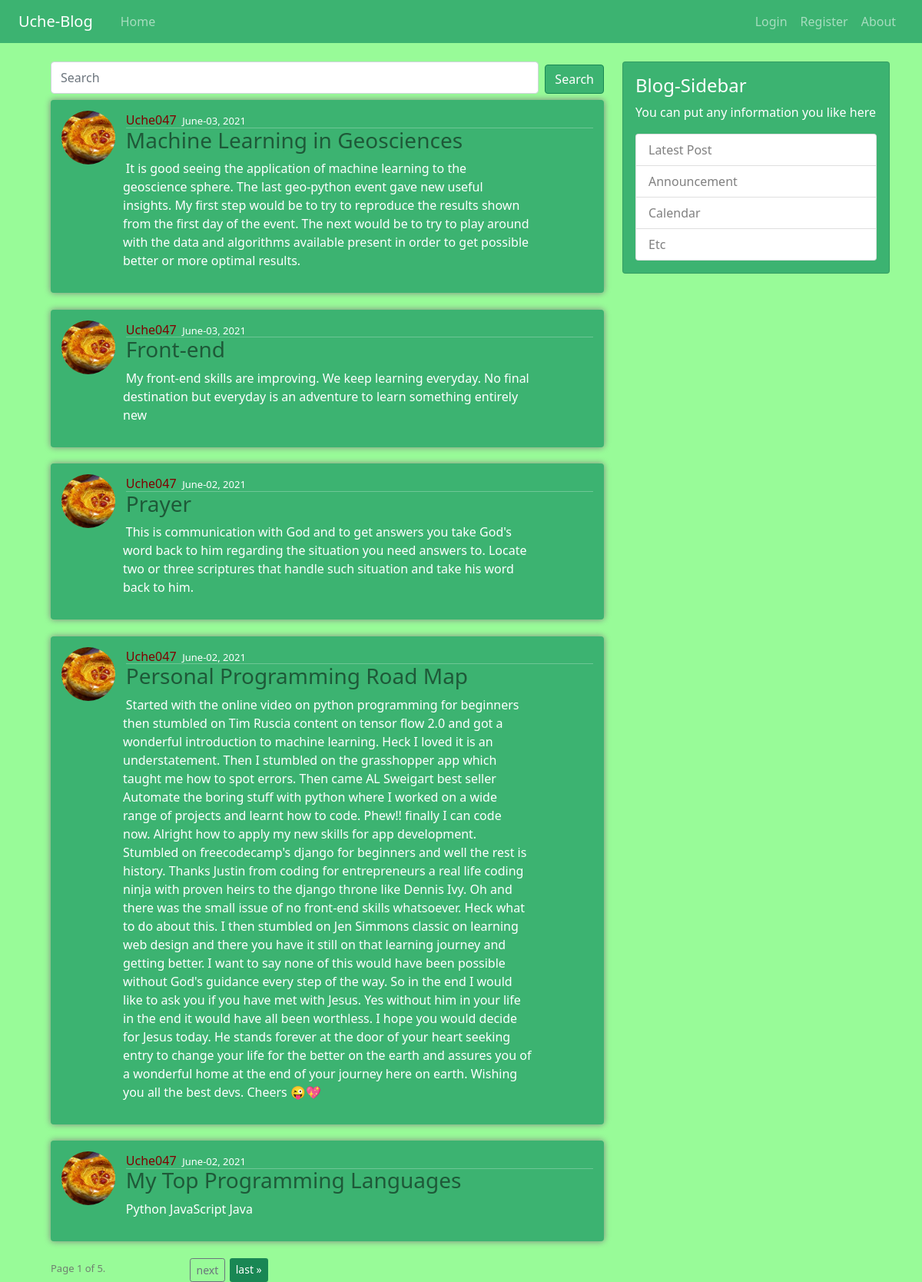
The page /user/Uche047/ on the database its author committed.
### blog/models.py (models this page shows, shortened)
class Post(models.Model):
    title = models.CharField(max_length=120)
    content = models.TextField()
    date_posted = models.DateTimeField(default=timezone.now)
    author = models.ForeignKey(User, on_delete=models.CASCADE)

### users/models.py (models this page shows, shortened)
class UserProfile(models.Model):
	user = models.OneToOneField(User, on_delete=models.CASCADE)
	image = models.ImageField(default='default.jpg', upload_to='profile_images')

### blog/views.py (the view)
# urls.py: path('user/<str:username>/', views.UserPostListView.as_view(), name='user-posts'),
class UserPostListView(generic.ListView):
	paginate_by = 5
	template_name = 'blog/user_posts.html'
	def get_queryset(self,*args, **kwargs):
		user = get_object_or_404(User, username=self.kwargs['username'])
		search = self.request.GET.get('search')
		if True:
			if search:
				return Post.objects.filter(title__icontains=search).order_by('-pk')
			return Post.objects.filter(author=user).order_by('-pk')

### blog/templates/blog/user_posts.html (shortened to what this page needs)
{% extends 'blog/base.html' %}
{% block content %}
<div class="container">
    <div class="row">
        <div class="col-md-8">
            <form class="d-flex mb-2" >
                <input class="form-control me-2" type="search" placeholder="Search" aria-label="Search" name="search">
                <button class="btn btn-success" type="submit" style="background-color: mediumseagreen">Search</button>
            </form>
            <article>
                {% for post in page_obj %}
                <div class="box-element profile-container">
                    <img src="{{post.author.userprofile.image.url}}" id="profile-pic" class="rounded-circle small">
                    <a style="color: maroon" href="{% url 'user-posts' post.author %}">{{post.author}}</a>
                    <small style="color: white">{{post.date_posted|date:"F-d, Y"}}</small>
                    <hr style="margin-top: -0.35%;">
                    <h3 style='margin-top:-2.5%;'><a href="{% url 'post-detail' post.id %}">{{post.title}}</a> </h3>
                    <p id="unique">{{post.content}}</p>
                </div>
                {% endfor %}
            </article>
        </div>
        <div class="col-md-4">
                  <div class="card" id="hide">
                    <div class="card-body">
                      <h4 class="card-title">Blog-Sidebar</h4>
                      <p class="card-text">You can put any information you like here</p>
                      <ul class="list-group ">
                        <li class="list-group-item list-group-item-flush">Latest Post</li>
                        <li class="list-group-item">Announcement</li>
                        <li class="list-group-item">Calendar</li>
                        <li class="list-group-item">Etc</li>
                      </ul>
                    </div>
                  </div>
        </div>
    </div>
    <div style="display:flex;">
    <div class="current" style="margin-right: 10%;">
        <small>Page {{ page_obj.number }} of {{ page_obj.paginator.num_pages }}.</small>
    </div>
    {% if page_obj.has_next %}
        <a class='btn btn-outline-secondary btn-sm' href="?page={{ page_obj.next_page_number }}">next</a>
        <a  class='btn-success btn-sm' href="?page={{ page_obj.paginator.num_pages }}">last &raquo;</a>
    {% endif %}
</div>
</div>
{% endblock content %}

### static/css/main.css (style rules this page uses)
a { text-decoration: none; margin-right:0.5%; }
small { font-size: small; color: rgba(105, 105, 105, 0.849) ; }
h3 a { color:rgba(0, 0, 0, 0.5); }
.box-element { border-radius:4px; padding:14px; box-shadow: 0 0 8px gray; margin-bottom: 3%; background-color: mediumseagreen; color:white; }
.card { background-color: mediumseagreen; color:white; }
.list-group { color: rgba(105, 105, 105, 0.849) ; }
button { margin-top: 0.6%; }
#profile-pic { float:left; height:5em; width: 5em; border-radius: 50%; margin-right:2%; margin-bottom:2%; }
@media screen and (min-width: 770px) { #unique { margin-left:5em; margin-right:5em; color: white; } }

### rows shown on the page
Post: author.userprofile.image (picture), author "Uche047", date_posted "June-03, 2021", title "Machine Learning in Geosciences", content "It is good seeing the application of machine learning to the geoscience sphere. The last geo-python event gave new useful insights. My first step would be to try to reproduce the results shown from the first day of the event. The next would be to try to play around with the data and algorithms available present in order to get possible better or more optimal results."
Post: author.userprofile.image (picture), author "Uche047", date_posted "June-03, 2021", title "Front-end", content "My front-end skills are improving. We keep learning everyday. No final destination but everyday is an adventure to learn something entirely new"
Post: author.userprofile.image (picture), author "Uche047", date_posted "June-02, 2021", title "Prayer", content "This is communication with God and to get answers you take God's word back to him regarding the situation you need answers to. Locate two or three scriptures that handle such situation and take his word back to him."
Post: author.userprofile.image (picture), author "Uche047", date_posted "June-02, 2021", title "Personal Programming Road Map", content "Started with the online video on python programming for beginners then stumbled on Tim Ruscia content on tensor flow 2.0 and got a wonderful introduction to machine learning. Heck I loved it is an understatement. Then I stumbled on the grasshopper app which taught me how to spot errors. Then came AL Sweigart best seller Automate the boring stuff with python where I worked on a wide range of projects and learnt how to code. Phew!! finally I can code now. Alright how to apply my new skills for app development. Stumbled on freecodecamp's django for beginners and well the rest is history. Thanks Justin from coding for entrepreneurs a real life coding ninja with proven heirs to the django throne…"
Post: author.userprofile.image (picture), author "Uche047", date_posted "June-02, 2021", title "My Top Programming Languages", content "Python JavaScript Java"

### other values the page prints
{{ page_obj.number }} "1"
{{ page_obj.paginator.num_pages }} "5"
